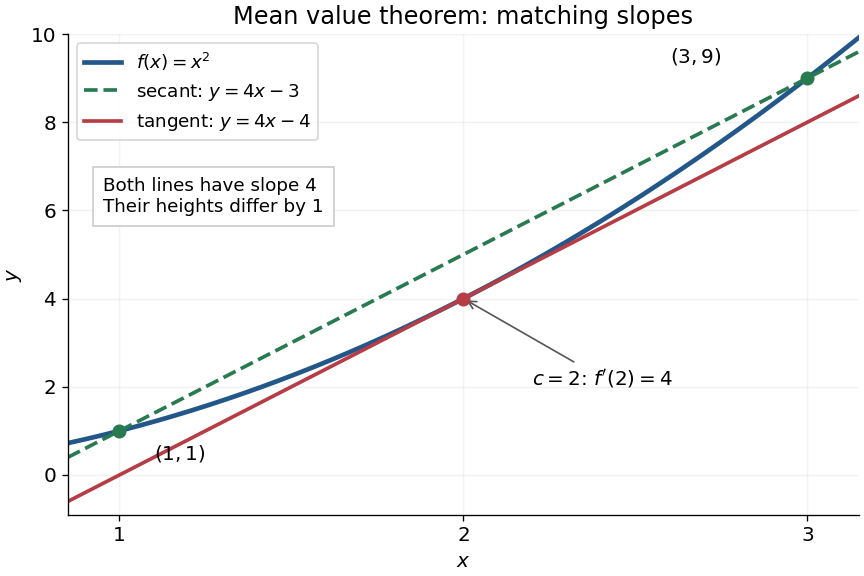

Write the Python code that produced this figure.
"""Plot the distinct parallel secant and tangent promised by the MVT.

Run from _media to save the opaque PNG there. Python 3.14; NumPy/Matplotlib.
"""
from pathlib import Path

import matplotlib

matplotlib.use("Agg")
import matplotlib.pyplot as plt
import numpy as np


def main():
    plt.rcParams.update({"font.size": 12, "axes.spines.top": False,
                         "axes.spines.right": False})
    fig, ax = plt.subplots(figsize=(7.2, 4.8), dpi=120, constrained_layout=True)
    x = np.linspace(0.85, 3.15, 450)
    ax.plot(x, x**2, color="#235789", linewidth=2.8, label=r"$f(x)=x^2$")
    ax.plot(x, 4*x-3, color="#287a51", linewidth=2.2,
            linestyle="--", label=r"secant: $y=4x-3$")
    ax.plot(x, 4*x-4, color="#b63c45", linewidth=2.2,
            label=r"tangent: $y=4x-4$")
    ax.scatter([1, 3], [1, 9], color="#287a51", s=55, zorder=5)
    ax.scatter([2], [4], color="#b63c45", s=55, zorder=5)
    ax.annotate(r"$(1,1)$", (1, 1), xytext=(1.10, 0.35))
    ax.annotate(r"$(3,9)$", (3, 9), xytext=(2.60, 9.35))
    ax.annotate(r"$c=2$: $f'(2)=4$", (2, 4), xytext=(2.20, 2.05),
                arrowprops={"arrowstyle": "->", "color": "#555555"})
    ax.text(0.045, 0.63, "Both lines have slope 4\nTheir heights differ by 1",
            transform=ax.transAxes, fontsize=11,
            bbox={"facecolor": "white", "edgecolor": "#cccccc", "pad": 6})
    ax.set(xlim=(0.85, 3.15), ylim=(-0.9, 10), xlabel=r"$x$", ylabel=r"$y$",
           title="Mean value theorem: matching slopes")
    ax.set_xticks([1, 2, 3])
    ax.grid(alpha=0.16)
    ax.legend(loc="upper left", fontsize=11)
    ax.set_facecolor("white")
    fig.savefig(Path.cwd() / "mean-value-theorem-secant-and-tangent.png",
                facecolor="white", transparent=False)
    plt.close(fig)


if __name__ == "__main__":
    main()
